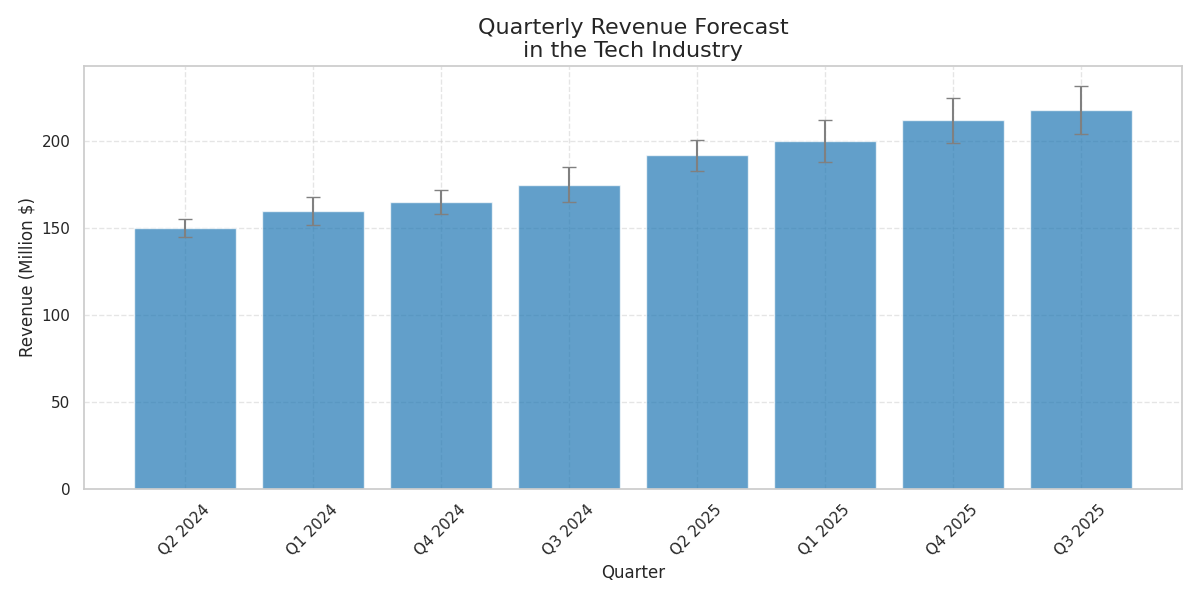

The Python source for this figure:
import matplotlib.pyplot as plt
import numpy as np

quarters = np.array([
    'Q2 2024', 'Q1 2024', 'Q4 2024', 'Q3 2024',
    'Q2 2025', 'Q1 2025', 'Q4 2025', 'Q3 2025'
])

# Sorted the projected revenues and errors to correspond with the sorted quarters
projected_revenues = np.array([150, 160, 165, 175, 192, 200, 212, 218])
errors = np.array([5, 8, 7, 10, 9, 12, 13, 14])

# Sort indices of projected revenues to sort the data in ascending order
sorted_indices = np.argsort(projected_revenues)
quarters = quarters[sorted_indices]
projected_revenues = projected_revenues[sorted_indices]
errors = errors[sorted_indices]

plt.figure(figsize=(12, 6))
plt.bar(
    quarters, projected_revenues, yerr=errors, capsize=5,
    color='#1f77b4', ecolor='gray', alpha=0.7
)
plt.title('Quarterly Revenue Forecast\nin the Tech Industry', fontsize=16)
plt.xlabel('Quarter', fontsize=12)
plt.ylabel('Revenue (Million $)', fontsize=12)
plt.xticks(rotation=45)
plt.grid(True, linestyle='--', alpha=0.5)
plt.tight_layout()
plt.show()
